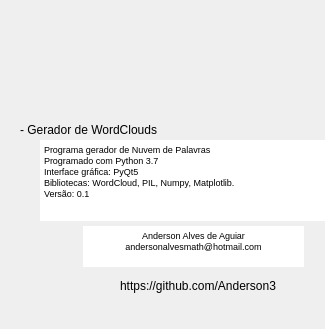
<?xml version="1.0" encoding="UTF-8"?>
<ui version="4.0">
 <class>MainWindow</class>
 <widget class="QMainWindow" name="MainWindow">
  <property name="geometry">
   <rect>
    <x>0</x>
    <y>0</y>
    <width>325</width>
    <height>329</height>
   </rect>
  </property>
  <property name="windowTitle">
   <string>MainWindow</string>
  </property>
  <widget class="QWidget" name="centralwidget">
   <widget class="QLabel" name="label">
    <property name="geometry">
     <rect>
      <x>90</x>
      <y>10</y>
      <width>151</width>
      <height>111</height>
     </rect>
    </property>
    <property name="text">
     <string/>
    </property>
    <property name="pixmap">
     <pixmap>imagens/logo_cloud_info.png</pixmap>
    </property>
    <property name="scaledContents">
     <bool>true</bool>
    </property>
   </widget>
   <widget class="QTextBrowser" name="textBrowser">
    <property name="geometry">
     <rect>
      <x>40</x>
      <y>140</y>
      <width>291</width>
      <height>81</height>
     </rect>
    </property>
    <property name="frameShape">
     <enum>QFrame::NoFrame</enum>
    </property>
    <property name="html">
     <string>&lt;!DOCTYPE HTML PUBLIC &quot;-//W3C//DTD HTML 4.0//EN&quot; &quot;http://www.w3.org/TR/REC-html40/strict.dtd&quot;&gt;
&lt;html&gt;&lt;head&gt;&lt;meta name=&quot;qrichtext&quot; content=&quot;1&quot; /&gt;&lt;style type=&quot;text/css&quot;&gt;
p, li { white-space: pre-wrap; }
&lt;/style&gt;&lt;/head&gt;&lt;body style=&quot; font-family:'MS Shell Dlg 2'; font-size:7.8pt; font-weight:400; font-style:normal;&quot;&gt;
&lt;p style=&quot; margin-top:0px; margin-bottom:0px; margin-left:0px; margin-right:0px; -qt-block-indent:0; text-indent:0px;&quot;&gt;&lt;span style=&quot; font-size:7pt;&quot;&gt;Programa gerador de Nuvem de Palavras&lt;/span&gt;&lt;/p&gt;
&lt;p style=&quot; margin-top:0px; margin-bottom:0px; margin-left:0px; margin-right:0px; -qt-block-indent:0; text-indent:0px;&quot;&gt;&lt;span style=&quot; font-size:7pt;&quot;&gt;Programado com Python 3.7&lt;/span&gt;&lt;/p&gt;
&lt;p style=&quot; margin-top:0px; margin-bottom:0px; margin-left:0px; margin-right:0px; -qt-block-indent:0; text-indent:0px;&quot;&gt;&lt;span style=&quot; font-size:7pt;&quot;&gt;Interface gráfica: PyQt5&lt;/span&gt;&lt;/p&gt;
&lt;p style=&quot; margin-top:0px; margin-bottom:0px; margin-left:0px; margin-right:0px; -qt-block-indent:0; text-indent:0px;&quot;&gt;&lt;span style=&quot; font-size:7pt;&quot;&gt;Bibliotecas: WordCloud, PIL, Numpy, Matplotlib.&lt;/span&gt;&lt;/p&gt;
&lt;p style=&quot; margin-top:0px; margin-bottom:0px; margin-left:0px; margin-right:0px; -qt-block-indent:0; text-indent:0px;&quot;&gt;&lt;span style=&quot; font-size:7pt;&quot;&gt;Versão: 0.1&lt;/span&gt;&lt;/p&gt;&lt;/body&gt;&lt;/html&gt;</string>
    </property>
   </widget>
   <widget class="QLabel" name="label_2">
    <property name="geometry">
     <rect>
      <x>20</x>
      <y>120</y>
      <width>181</width>
      <height>21</height>
     </rect>
    </property>
    <property name="text">
     <string>&lt;html&gt;&lt;head/&gt;&lt;body&gt;&lt;p&gt;&lt;span style=&quot; font-size:9pt;&quot;&gt;- Gerador de WordClouds &lt;/span&gt;&lt;/p&gt;&lt;/body&gt;&lt;/html&gt;</string>
    </property>
    <property name="textFormat">
     <enum>Qt::AutoText</enum>
    </property>
   </widget>
   <widget class="QLabel" name="label_3">
    <property name="geometry">
     <rect>
      <x>40</x>
      <y>230</y>
      <width>61</width>
      <height>31</height>
     </rect>
    </property>
    <property name="text">
     <string/>
    </property>
    <property name="pixmap">
     <pixmap>imagens/logo_a3_mini.png</pixmap>
    </property>
    <property name="scaledContents">
     <bool>true</bool>
    </property>
   </widget>
   <widget class="QTextBrowser" name="textBrowser_2">
    <property name="geometry">
     <rect>
      <x>83</x>
      <y>226</y>
      <width>221</width>
      <height>41</height>
     </rect>
    </property>
    <property name="frameShape">
     <enum>QFrame::NoFrame</enum>
    </property>
    <property name="html">
     <string>&lt;!DOCTYPE HTML PUBLIC &quot;-//W3C//DTD HTML 4.0//EN&quot; &quot;http://www.w3.org/TR/REC-html40/strict.dtd&quot;&gt;
&lt;html&gt;&lt;head&gt;&lt;meta name=&quot;qrichtext&quot; content=&quot;1&quot; /&gt;&lt;style type=&quot;text/css&quot;&gt;
p, li { white-space: pre-wrap; }
&lt;/style&gt;&lt;/head&gt;&lt;body style=&quot; font-family:'MS Shell Dlg 2'; font-size:7.8pt; font-weight:400; font-style:normal;&quot;&gt;
&lt;p align=&quot;center&quot; style=&quot; margin-top:0px; margin-bottom:0px; margin-left:0px; margin-right:0px; -qt-block-indent:0; text-indent:0px;&quot;&gt;&lt;span style=&quot; font-size:7pt;&quot;&gt;Anderson Alves de Aguiar&lt;/span&gt;&lt;/p&gt;
&lt;p align=&quot;center&quot; style=&quot; margin-top:0px; margin-bottom:0px; margin-left:0px; margin-right:0px; -qt-block-indent:0; text-indent:0px;&quot;&gt;&lt;span style=&quot; font-size:7pt;&quot;&gt;andersonalvesmath@hotmail.com&lt;/span&gt;&lt;/p&gt;&lt;/body&gt;&lt;/html&gt;</string>
    </property>
   </widget>
   <widget class="QWidget" name="widget" native="true">
    <property name="geometry">
     <rect>
      <x>0</x>
      <y>0</y>
      <width>341</width>
      <height>351</height>
     </rect>
    </property>
    <widget class="QLabel" name="label_5">
     <property name="geometry">
      <rect>
       <x>69</x>
       <y>270</y>
       <width>31</width>
       <height>30</height>
      </rect>
     </property>
     <property name="text">
      <string/>
     </property>
     <property name="pixmap">
      <pixmap>imagens/git_logo.png</pixmap>
     </property>
     <property name="scaledContents">
      <bool>true</bool>
     </property>
    </widget>
   </widget>
   <widget class="QLabel" name="label_4">
    <property name="geometry">
     <rect>
      <x>120</x>
      <y>270</y>
      <width>181</width>
      <height>31</height>
     </rect>
    </property>
    <property name="text">
     <string>https://github.com/Anderson3</string>
    </property>
   </widget>
   <zorder>widget</zorder>
   <zorder>textBrowser</zorder>
   <zorder>label</zorder>
   <zorder>label_2</zorder>
   <zorder>textBrowser_2</zorder>
   <zorder>label_3</zorder>
   <zorder>label_4</zorder>
  </widget>
  <widget class="QMenuBar" name="menubar">
   <property name="geometry">
    <rect>
     <x>0</x>
     <y>0</y>
     <width>325</width>
     <height>26</height>
    </rect>
   </property>
  </widget>
 </widget>
 <resources/>
 <connections/>
</ui>
